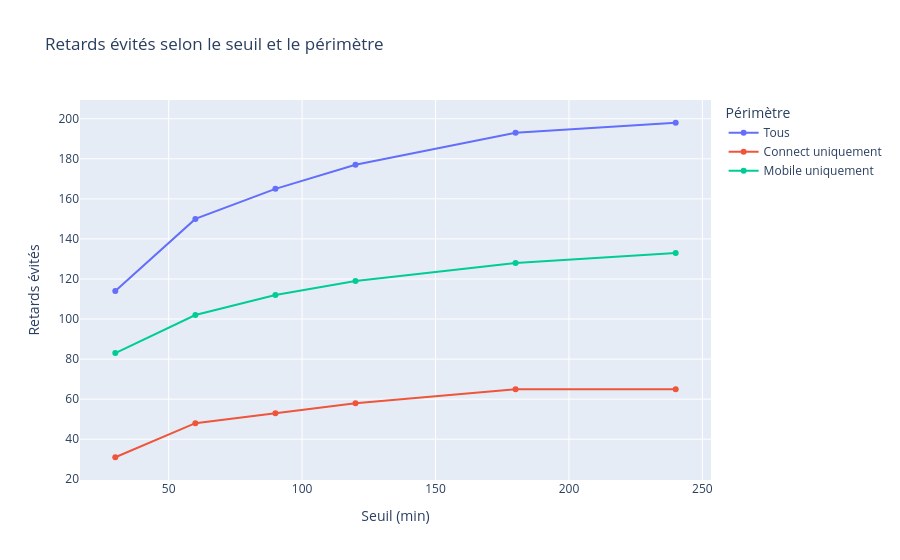
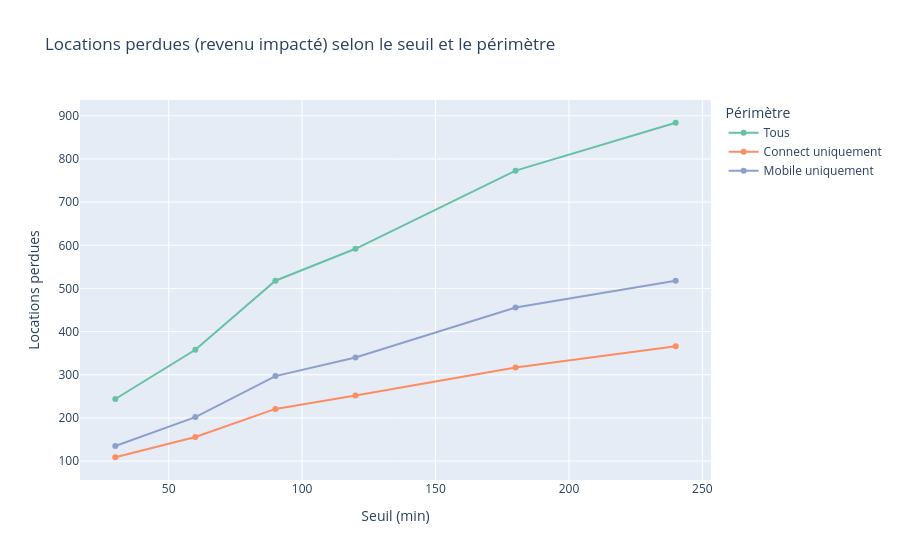

The notebook cell these images were saved under, in order:
### Code cell
fig = px.line(results_df, x='Seuil (min)', y='Retards évités', color='Périmètre',
              markers=True,
              title='Retards évités selon le seuil et le périmètre')
fig.show()

fig2 = px.line(results_df, x='Seuil (min)', y='Locations perdues', color='Périmètre',
               markers=True,
               title='Locations perdues (revenu impacté) selon le seuil et le périmètre',
               color_discrete_sequence=px.colors.qualitative.Set2)
fig2.show()

### Figure 1 — Plotly figure (JSON) as saved in the notebook; plotly's stock layout.template omitted (floating-point values rounded to 4 significant figures)
{"data": [{"hovertemplate": "Périmètre=Tous<br>Seuil (min)=%{x}<br>Retards évités=%{y}<extra></extra>", "legendgroup": "Tous", "line": {"color": "#636efa", "dash": "solid"}, "marker": {"symbol": "circle"}, "mode": "lines+markers", "name": "Tous", "orientation": "v", "showlegend": true, "type": "scatter", "x": [30, 60, 90, 120, 180, 240], "xaxis": "x", "y": [114, 150, 165, 177, 193, 198], "yaxis": "y"}, {"hovertemplate": "Périmètre=Connect uniquement<br>Seuil (min)=%{x}<br>Retards évités=%{y}<extra></extra>", "legendgroup": "Connect uniquement", "line": {"color": "#EF553B", "dash": "solid"}, "marker": {"symbol": "circle"}, "mode": "lines+markers", "name": "Connect uniquement", "orientation": "v", "showlegend": true, "type": "scatter", "x": [30, 60, 90, 120, 180, 240], "xaxis": "x", "y": [31, 48, 53, 58, 65, 65], "yaxis": "y"}, {"hovertemplate": "Périmètre=Mobile uniquement<br>Seuil (min)=%{x}<br>Retards évités=%{y}<extra></extra>", "legendgroup": "Mobile uniquement", "line": {"color": "#00cc96", "dash": "solid"}, "marker": {"symbol": "circle"}, "mode": "lines+markers", "name": "Mobile uniquement", "orientation": "v", "showlegend": true, "type": "scatter", "x": [30, 60, 90, 120, 180, 240], "xaxis": "x", "y": [83, 102, 112, 119, 128, 133], "yaxis": "y"}], "layout": {"legend": {"title": {"text": "Périmètre"}, "tracegroupgap": 0}, "title": {"text": "Retards évités selon le seuil et le périmètre"}, "xaxis": {"anchor": "y", "domain": [0, 1], "title": {"text": "Seuil (min)"}}, "yaxis": {"anchor": "x", "domain": [0, 1], "title": {"text": "Retards évités"}}}}

### Figure 2 — Plotly figure (JSON) as saved in the notebook; plotly's stock layout.template omitted (floating-point values rounded to 4 significant figures)
{"data": [{"hovertemplate": "Périmètre=Tous<br>Seuil (min)=%{x}<br>Locations perdues=%{y}<extra></extra>", "legendgroup": "Tous", "line": {"color": "rgb(102,194,165)", "dash": "solid"}, "marker": {"symbol": "circle"}, "mode": "lines+markers", "name": "Tous", "orientation": "v", "showlegend": true, "type": "scatter", "x": [30, 60, 90, 120, 180, 240], "xaxis": "x", "y": [244, 358, 518, 592, 773, 884], "yaxis": "y"}, {"hovertemplate": "Périmètre=Connect uniquement<br>Seuil (min)=%{x}<br>Locations perdues=%{y}<extra></extra>", "legendgroup": "Connect uniquement", "line": {"color": "rgb(252,141,98)", "dash": "solid"}, "marker": {"symbol": "circle"}, "mode": "lines+markers", "name": "Connect uniquement", "orientation": "v", "showlegend": true, "type": "scatter", "x": [30, 60, 90, 120, 180, 240], "xaxis": "x", "y": [109, 156, 221, 252, 317, 366], "yaxis": "y"}, {"hovertemplate": "Périmètre=Mobile uniquement<br>Seuil (min)=%{x}<br>Locations perdues=%{y}<extra></extra>", "legendgroup": "Mobile uniquement", "line": {"color": "rgb(141,160,203)", "dash": "solid"}, "marker": {"symbol": "circle"}, "mode": "lines+markers", "name": "Mobile uniquement", "orientation": "v", "showlegend": true, "type": "scatter", "x": [30, 60, 90, 120, 180, 240], "xaxis": "x", "y": [135, 202, 297, 340, 456, 518], "yaxis": "y"}], "layout": {"legend": {"title": {"text": "Périmètre"}, "tracegroupgap": 0}, "title": {"text": "Locations perdues (revenu impacté) selon le seuil et le périmètre"}, "xaxis": {"anchor": "y", "domain": [0, 1], "title": {"text": "Seuil (min)"}}, "yaxis": {"anchor": "x", "domain": [0, 1], "title": {"text": "Locations perdues"}}}}
